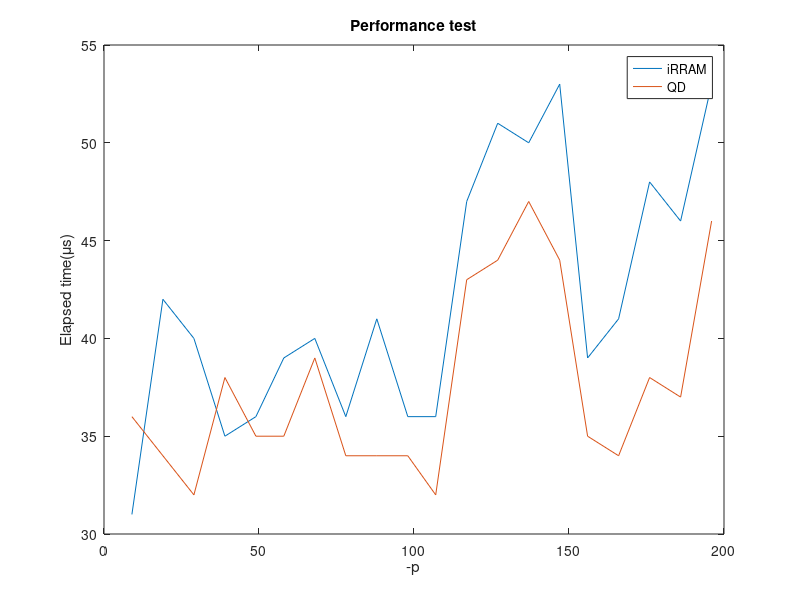

MATLAB code to generate this figure:
data = [
9 31 36
19 42 34
29 40 32
39 35 38
49 36 35
58 39 35
68 40 39
78 36 34
88 41 34
98 36 34
107 36 32
117 47 43
127 51 44
137 50 47
147 53 44
156 39 35
166 41 34
176 48 38
186 46 37
196 53 46
];

% values
plot(data(:,1), data(:,2))
hold on
plot(data(:,1), data(:,3))
hold off
title('Performance test')
xlabel('-p')
ylabel('Elapsed time(\mus)')
legend('iRRAM','QD')
